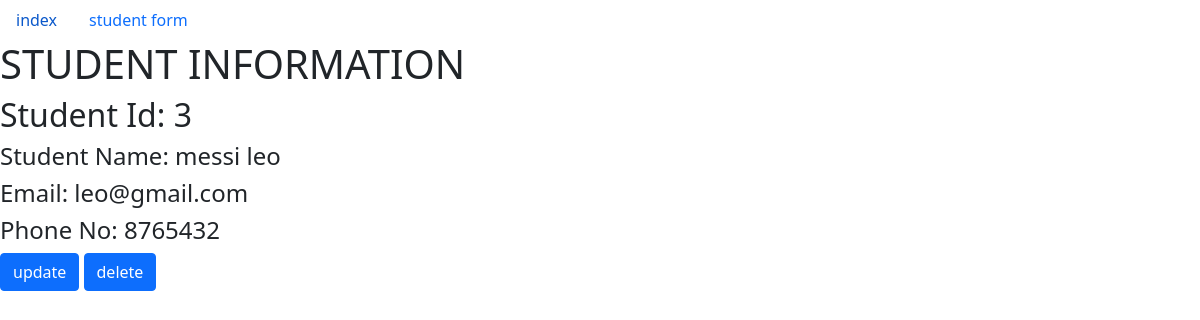
The page /student_info/3/ on the database its author committed.
### fst_app/models.py (models this page shows, shortened)
class stu_form(models.Model):
    fname=models.CharField(max_length=100)
    lname=models.CharField(max_length=100)
    email=models.EmailField()
    phnne=models.IntegerField()

### fst_app/views.py (the view)
# urls.py: path('student_info/<int:student_id>/',views.stuinfo,name='stuinfo'),
def stuinfo(request,student_id):
    stuinfo=stu_form.objects.get(pk=student_id)
    diction={'start':stuinfo}
    return render(request,'fst_app/stu_info.html',context=diction)

### templates/fst_app/stu_info.html
{% extends 'fst_app/base.html' %}
{% block body %}
<h1> STUDENT INFORMATION</h1>
<h2> Student Id: {{start.id}}</h2>
<h4>Student Name: {{start.fname}} {{start.lname}} </h4>
<h4>Email: {{start.email}}</h4>
<h4>Phone No: {{start.phnne}}</h4>
<a href=" {% url 'fst_app:stuup' student_id=start.id %}" class="btn btn-primary">update</a>
<a href=" {% url 'fst_app:studlt' student_id=start.id %}" class="btn btn-primary">delete</a>
{% endblock %}

### rows shown on the page
stu_form: id "3", fname "messi", lname "leo", email "leo@gmail.com", phnne "8765432"
